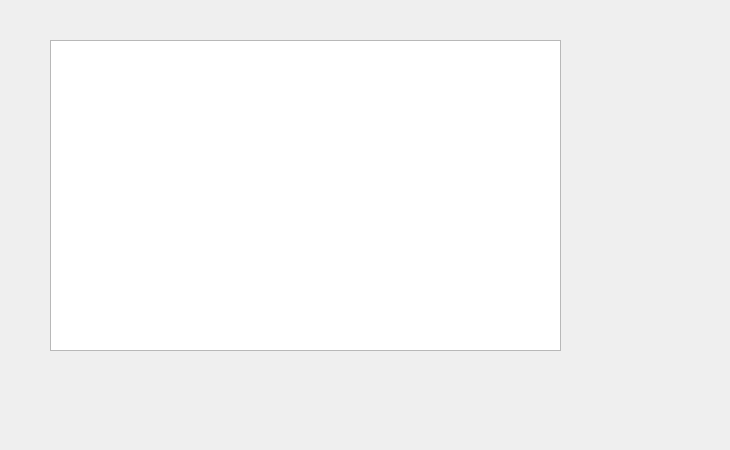
     <widget class="QWidget" name="tab_7">
      <attribute name="title">
       <string>Afficher les congés</string>
      </attribute>
      <widget class="QTableView" name="tabcong">
       <property name="geometry">
        <rect>
         <x>50</x>
         <y>40</y>
         <width>511</width>
         <height>311</height>
        </rect>
       </property>
      </widget>
      <widget class="QLabel" name="label_4">
       <property name="geometry">
        <rect>
         <x>0</x>
         <y>0</y>
         <width>471</width>
         <height>261</height>
        </rect>
       </property>
       <property name="styleSheet">
        <string notr="true">background-image: url(:/bg.jpg);</string>
       </property>
       <property name="text">
        <string/>
       </property>
       <property name="pixmap">
        <pixmap>../60342173_2276972439287605_1529191567795945472_n.jpg</pixmap>
       </property>
      </widget>
      <widget class="QLabel" name="label_18">
       <property name="geometry">
        <rect>
         <x>-16</x>
         <y>-11</y>
         <width>721</width>
         <height>441</height>
        </rect>
       </property>
       <property name="text">
        <string/>
       </property>
       <property name="pixmap">
        <pixmap>../../Downloads/back.png</pixmap>
       </property>
      </widget>
      <zorder>label_18</zorder>
      <zorder>label_4</zorder>
      <zorder>tabcong</zorder>
     </widget>
